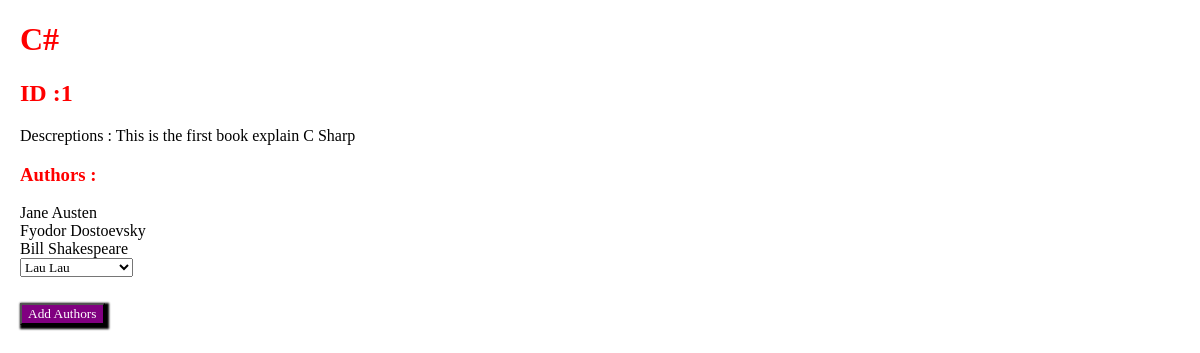
Before: /books/1 with the older database file.
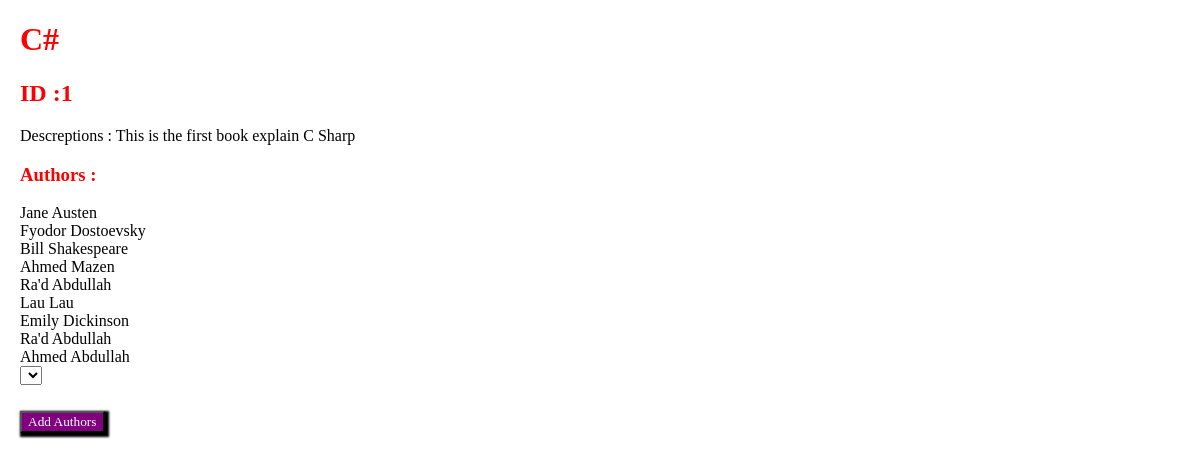
After: the same page with the newer database file.
### App/models.py (models this page shows)
class Publisher(models.Model):
	first_name = models.CharField(max_length=255)
	last_name = models.CharField(max_length=255)
	notes=models.TextField(default = 'The Publisher is Dead !')
	books = models.ManyToManyField(Book, related_name="publishers")
	created_at = models.DateTimeField(auto_now_add=True)
	updated_at = models.DateTimeField(auto_now=True)

### App/views.py (the view)
# urls.py: path('books/<int:id>' , views.BookView),
def BookView(request , id):
    context={
        'oneBook' : Book.objects.get(id = int(id)),
        'Publishers' : Publisher.objects.all()
    }
    return render ( request , 'index3.html' , context)

### App/templates/index3.html (shortened to what this page needs)
<!DOCTYPE html>
<html lang="en">
<head>
</head>
<body>
    <h1>{{oneBook.title}}</h1>
    <h2>ID :{{oneBook.id}}</h2>
    <P>Descreptions : {{oneBook.desc}}</P>
    <h3>Authors : </h3>
    <div>
        {%for Auth in oneBook.publishers.all%}
        {{Auth.first_name}} {{Auth.last_name}}
        <br>
        {%endfor%}
    </div>
    <form action="/addPupToBook/{{oneBook.id}}" method="post">
        <select name="selectAuthor">
            {% for X in Publishers %}
            {% if X not in oneBook.publishers.all %}
            <option value="{{X.id}}">{{X.first_name}} {{X.last_name}} </option>
            {%endif%}
            {%endfor%}
        </select>
        <p><input class="btn" type="submit" , value="Add Authors"></p>
    </form>
</body>
</html>

Changed rows visible on the page:
added Publisher: first_name "Ahmed", last_name "Mazen"
added Publisher: first_name "Ra'd", last_name "Abdullah"
now on this page (row unchanged): Publisher: first_name "Lau", last_name "Lau"
now on this page (row unchanged): Publisher: first_name "Emily", last_name "Dickinson"
added Publisher: first_name "Ra'd", last_name "Abdullah"
added Publisher: first_name "Ahmed", last_name "Abdullah"
Other visible differences:
form field selectAuthor: "Lau Lau" → (not shown)
